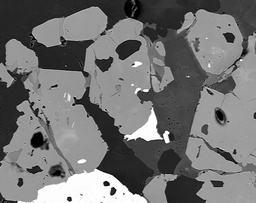
#> input picture images/BSE_Google.jpg, 256 x 203 px, shrunk from 901 x 714 before the run
$ jupyter execute 115_multi_otsu.ipynb
#> lines starting #> are read from the running program, lines starting #| are printed output that depends on the picture
### Otsu generate binary image with one threshold. Multi-Otsu enable multiple threshold value

[cell 1]
import matplotlib.pyplot as plt
import numpy as np
from skimage import io, img_as_ubyte, data
from skimage.filters import threshold_multiotsu

[cell 2]
img = io.imread("images/BSE_Google.jpg")
#> img is the input picture: shape (203, 256); min 0, max 255, mean 114.8

[cell 3]
io.imshow(img)

[cell 4]
thresholds = threshold_multiotsu(img, classes = 5)
#> thresholds = [52, 90, 133, 202]

[cell 5]
thresholds
#> Out = [52, 90, 133, 202]

### as shown above, the second input is the number of classes that user like to have to separate the image, here we give 5, and the output generated four threshold values

[cell 6]
plt.hist(img, bins=100)
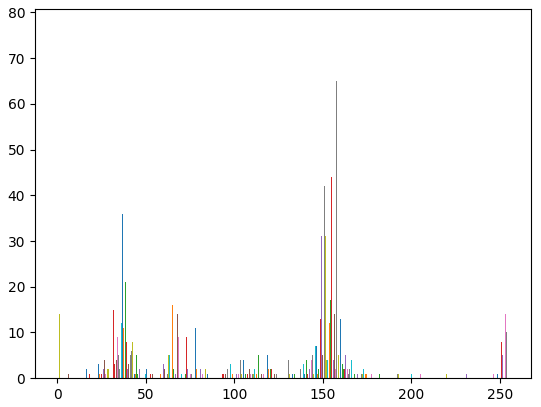
#> figure drawn by matplotlib, 1 panel; tallest bar 66 high, from x = 35.95 to 35.96; tallest bar 67 high, from x = 35.96 to 35.97; tallest bar 65 high, from x = 35.97 to 35.98

[cell 7]
regions = np.digitize(img, bins=thresholds)
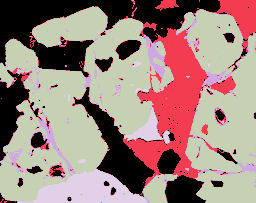
#> regions: shape (203, 256) int64; 5 distinct labels, from 0 to 4; one colour per label, 0 black

#### The np.digitize method use the threshold values to get generate the a categorized image, if there is only one threshold, it is a binary image, but here are four threshold, the image has 5 levels of brightness

[cell 8]
output = img_as_ubyte(regions)
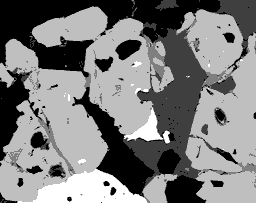
#> output: shape (203, 256); min 0, max 4, mean 1.96; drawn with min black and max white

[cell 9]
io.imshow(output)

[cell 10]
plt.hist(output)
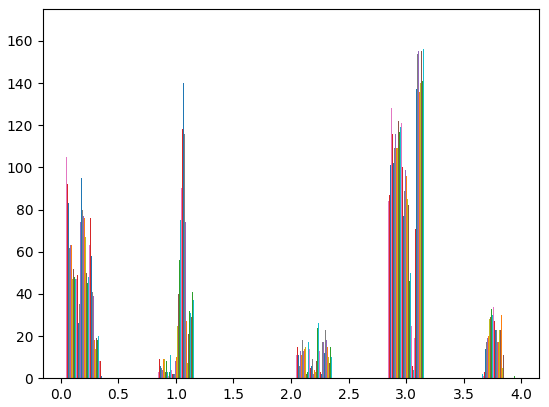
#> figure drawn by matplotlib, 1 panel; tallest bar 156 high, from x = 0.04 to 0.0412; tallest bar 145 high, from x = 0.0412 to 0.0425; tallest bar 145 high, from x = 0.0425 to 0.0437
